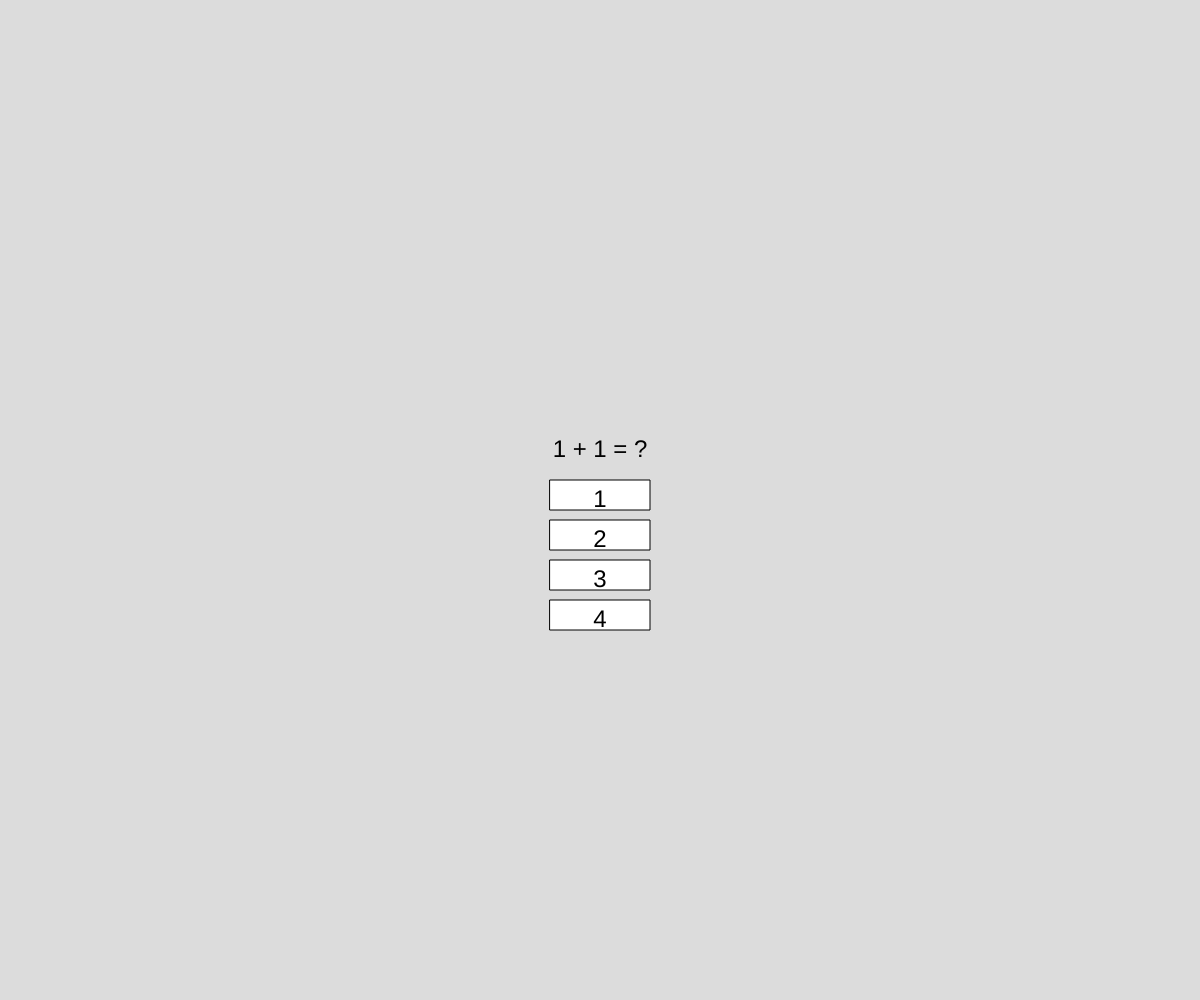
Frame 1 (no input)
Frame 60 (no input): identical to frame 1, image omitted
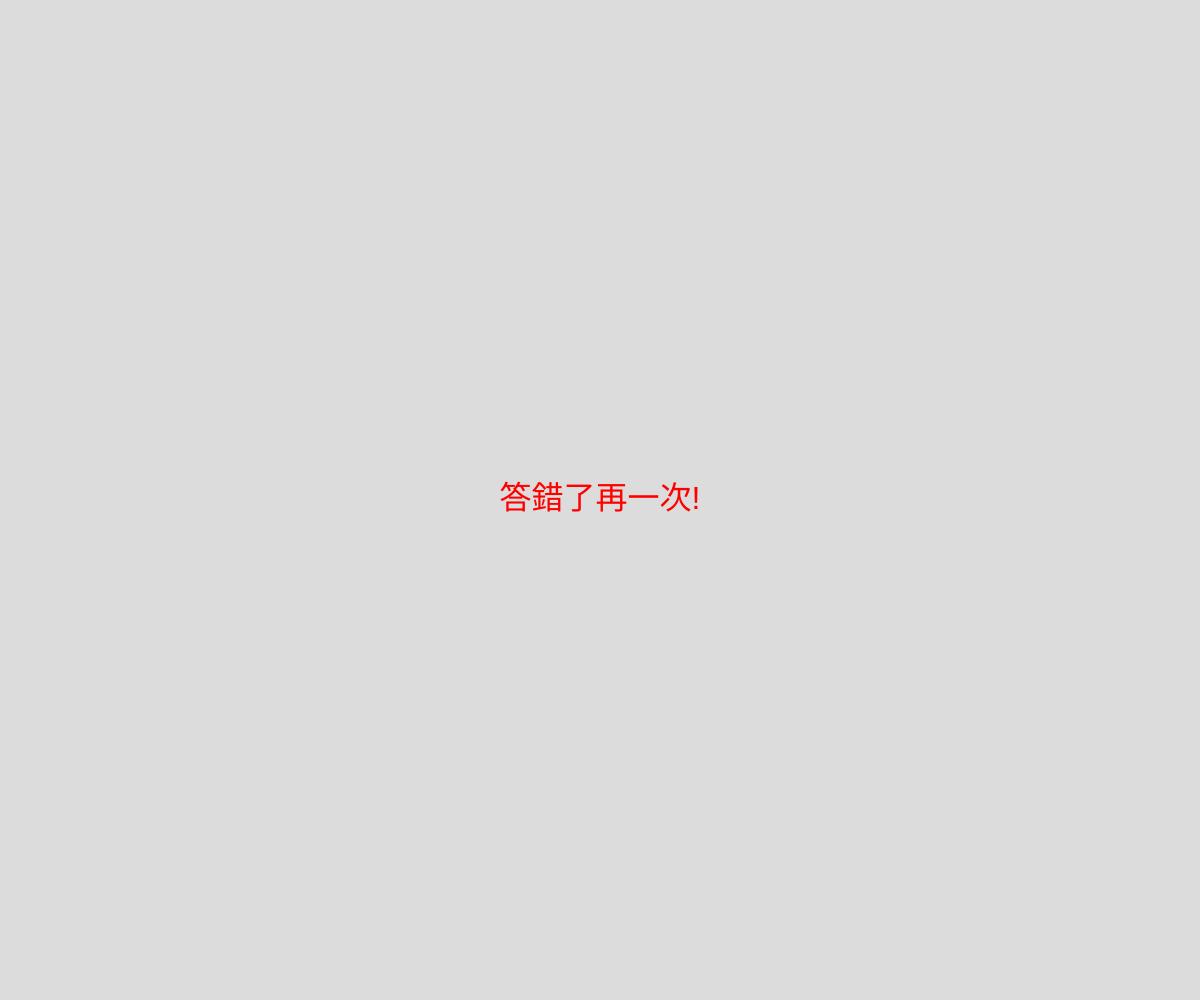
Frame 120 (the mouse pressed at the canvas centre since frame 60)

The p5.js sketch that drew these frames (run headless with seeded random() and noise() and a simulated clock; from frame 60 on, the mouse is pressed at the canvas centre):

// p5.js sketch
// ── sketch.js
let questions = [
  { question: "1 + 1 = ?", options: [1, 2, 3, 4], correctAnswer: 2 },
  { question: "2 + 2 = ?", options: [2, 3, 4, 5], correctAnswer: 4 },
  { question: "3 + 3 = ?", options: [5, 6, 7, 8], correctAnswer: 6 },
  { question: "4 + 4 = ?", options: [7, 8, 9, 10], correctAnswer: 8 },
  { question: "5 + 5 = ?", options: [9, 10, 11, 12], correctAnswer: 10 }
];
let currentQuestionIndex = 0;
let question = questions[currentQuestionIndex].question;
let options = questions[currentQuestionIndex].options;
let correctAnswer = questions[currentQuestionIndex].correctAnswer;
let message = "";

function setup() {
  createCanvas(windowWidth, windowHeight);
}

function draw() {
  background(220);
  textAlign(CENTER, CENTER);
  textSize(24);

  if (message) {
    textSize(32);
    if (message === "答對了!") {
      fill(0, 255, 0); // 綠色
    } else {
      fill(255, 0, 0); // 紅色
    }
    text(message, width / 2, height / 2);
  } else {
    text(question, width / 2, height / 2 - 50);

    for (let i = 0; i < options.length; i++) {
      let x = width / 2;
      let y = height / 2 + i * 40;
      fill(255);
      rect(x - 50, y - 20, 100, 30);
      fill(0);
      text(options[i], x, y);
    }
  }
}

function mousePressed() {
  if (message) return;

  for (let i = 0; i < options.length; i++) {
    let x = width / 2;
    let y = height / 2 + i * 40;
    if (mouseX > x - 50 && mouseX < x + 50 && mouseY > y - 20 && mouseY < y + 10) {
      if (options[i] === correctAnswer) {
        message = "答對了!";
        setTimeout(nextQuestion, 3000);
      } else {
        message = "答錯了再一次!";
        setTimeout(clearMessage, 3000);
      }
    }
  }
}

function nextQuestion() {
  currentQuestionIndex++;
  if (currentQuestionIndex < questions.length) {
    loadCurrentQuestion();
    message = "";
  } else {
    message = "所有題目都答對了!";
  }
}

function clearMessage() {
  message = "";
}

function windowResized() {
  resizeCanvas(windowWidth, windowHeight);
}

function loadCurrentQuestion() {
  question = questions[currentQuestionIndex].question;
  options = questions[currentQuestionIndex].options;
  correctAnswer = questions[currentQuestionIndex].correctAnswer;
}
